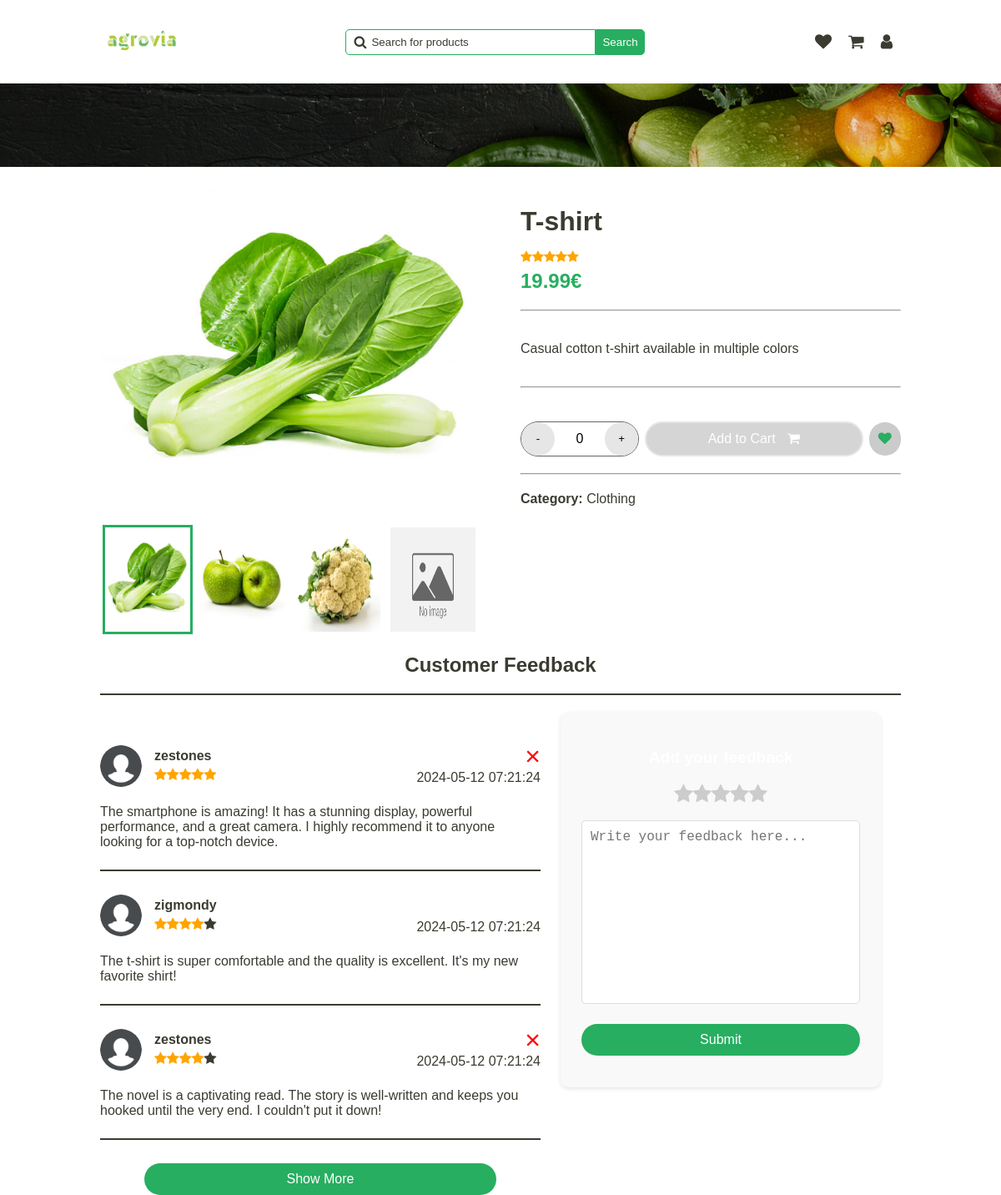
Before: /pages/announce-view.php?id=2 (signed in) with the older database file.
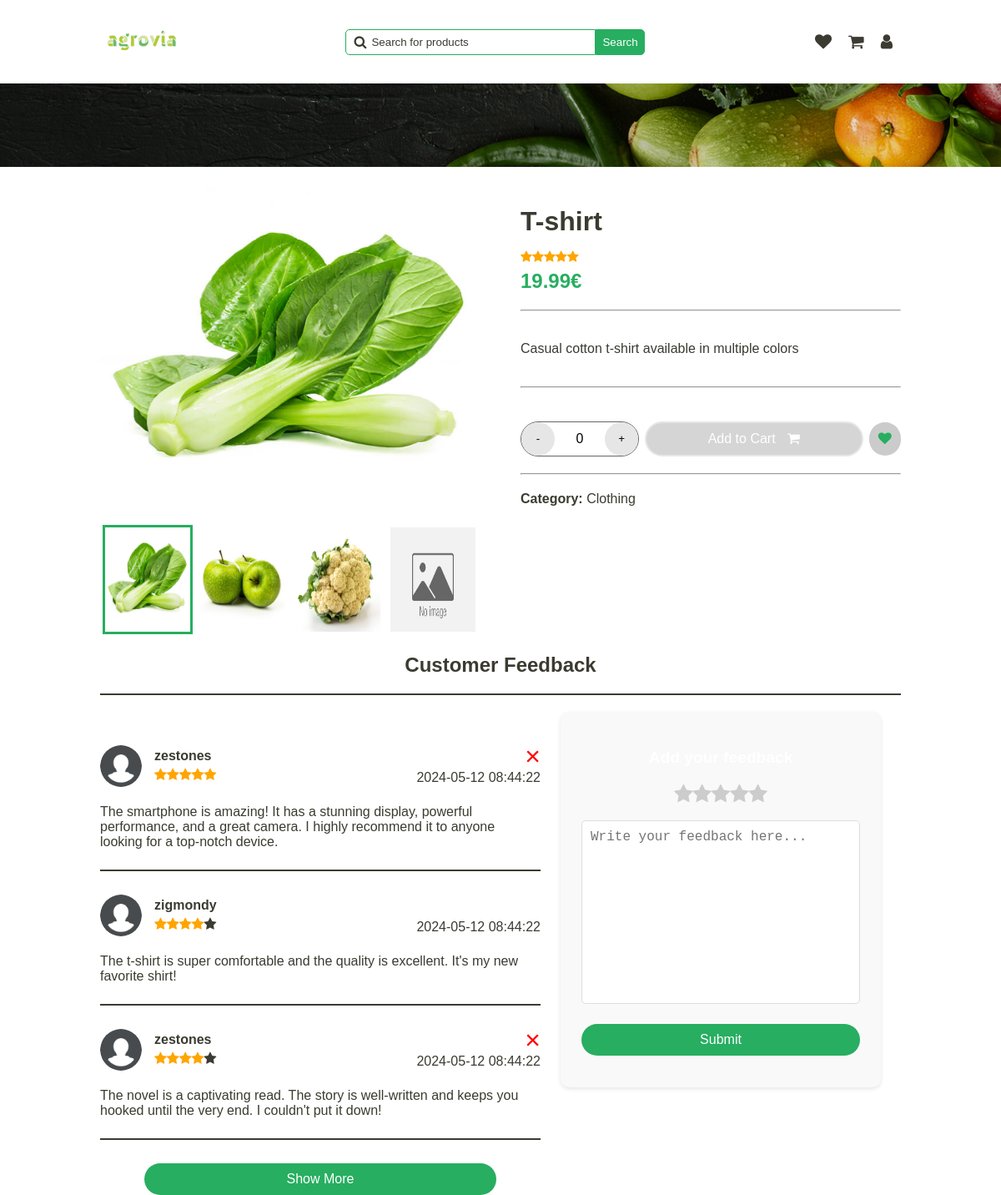
After: the same page with the newer database file.
### tables this page shows
CREATE TABLE Announce (
  id INTEGER PRIMARY KEY,
  id_category INTEGER,
  image TEXT,
  title TEXT,
  description TEXT,
  price FLOAT,
  quantity INTEGER,
  rating INTEGER,
  out_of_stock BOOLEAN,
  FOREIGN KEY (id_category) REFERENCES Category(id)
);

CREATE TABLE Category (
  id INTEGER PRIMARY KEY,
  name TEXT
);

CREATE TABLE AnnounceComment (
  id INTEGER PRIMARY KEY,
  announce_id INTEGER,
  user_id INTEGER,
  comment TEXT,
  rating INTEGER,
  date TIMESTAMP DEFAULT CURRENT_TIMESTAMP,
  FOREIGN KEY (announce_id) REFERENCES Announce(id),
  FOREIGN KEY (user_id) REFERENCES User(id)
);

CREATE TABLE User (
  id INTEGER PRIMARY KEY,
  firstname TEXT,
  lastname TEXT,
  email TEXT,
  username TEXT,
  icon TEXT,
  phone_number TEXT,
  password TEXT,
  is_admin INTEGER
);

### php/user.php (called while the page is built, shortened)
<?php
require '../php/pdo.php';
function get_user_by_id($id_user)
{
    global $pdo;
    $query = "SELECT * FROM User WHERE id = :id_user";
    $stmt = $pdo->prepare($query);
    $stmt->bindParam(':id_user', $id_user);
    $stmt->execute();
    $user = $stmt->fetch(PDO::FETCH_ASSOC);
    return $user;
}

### php/feedback.php (the view, shortened to what this page needs)
<?php
require "../php/pdo.php";
require "../php/user.php";
function get_feedback_by_announce_id($id_announce)
{
    global $pdo;
    $query = "SELECT * FROM AnnounceComment WHERE announce_id = :id_announce";
    $stmt = $pdo->prepare($query);
    $stmt->bindParam(':id_announce', $id_announce);
    $stmt->execute();
    $feedback = $stmt->fetchAll(PDO::FETCH_ASSOC);
    return $feedback;
}
function display_feedback($feedback)
{
    usort($feedback, function ($a, $b) {
        return strtotime($b['date']) - strtotime($a['date']);
    });
    foreach ($feedback as $comment) {
        $user = get_user_by_id($comment['user_id']);
        echo '<div class="feedback-item" id="feedback-' . $comment['id'] . '">';
        echo '<div class="user-infos">';
        echo '<img src="' . $user['icon'] . '" alt="' . $user['username'] . '">';
        echo '<div class="user-details">';
        echo '<div class="name">' . $user['username'] . '</div>';
        echo '<div class="rating">' . generate_star($comment['rating']) . '</div>';
        echo '</div>';
        echo '</div>';
        echo '<div class="message">';
        echo '<p>' . $comment['comment'] . '</p>';
        echo '</div>';
        if ($comment['user_id'] == $_SESSION['user_id']) {
            echo '<div class="delete-feedback" onclick="delete_feedback(' . $comment['id'] . ')">&times;</div>';
        }
        echo '<div class="date">';
        echo '<span>' . $comment['date'] . '</span>';
        echo '</div>';
        echo '<hr>';
        echo '</div>';
    }
}

### pages/announce-view.php (shortened to what this page needs)
<!DOCTYPE html>
<html lang="en">
<head>
    <link rel="stylesheet" href="../../styles/announce.css" onload="load_theme()">
    <link rel="stylesheet" href="../../styles/main-header.css">
    <link rel="stylesheet" href="../styles/alert.css">
    <link rel="stylesheet" href="https://cdnjs.cloudflare.com/ajax/libs/font-awesome/4.7.0/css/font-awesome.min.css">
</head>
<body>
    <header>
        <a href="../pages/home.php"><img src="../../assets/logo/agrovia-green.png" alt="logo"></a>
        <div class="search-bar">
            <span>
                <i class="fa fa-search"></i>
                <input type="text" name="search" id="search" placeholder="Search for products"
                    onkeydown="if(event.keyCode === 13) search()">
            </span>
            <button onclick="search()">Search</button>
        </div>
        <div class="user">
            <a href="../../pages/user/wishlist.html">
                <i class="fa fa-heart"></i>
            </a>
            <a href="../../pages/user/cart.html">
                <i class="fa fa-shopping-cart"></i>
            </a>
            <a href="../pages/dashboard.php">
                <i class="fa fa-user"></i>
            </a>
        </div>
    </header>
    <div class="separator-background"></div>
    <div class="main-container">
        <?php
        require "../php/announce.php";
        $announce = get_announce_by_id($_GET['id']);
        $category = get_announce_category($_GET['id']);
        $is_in_wishlist = is_announce_in_wish_list($_GET['id']);
        $is_in_cart = is_announce_in_cart($_GET['id']);
        ?>
        <section class="gallery">
            <?php
            display_gallery($_GET['id']);
            ?>
        </section>
        <section class="quick-view">
            <div class="main-infos">
                <h1><?php echo $announce['title'] ?></h1>
                <div class="rating"><?php echo generate_star($announce['rating']) ?></div>
                <div class="price"><?php echo $announce['price'] ?>€</div>
            </div>
            <hr>
            <div class="description">
                <p><?php echo $announce['description'] ?></p>
            </div>
            <hr>
            <div class="actions">
                <div class="manage-quantity">
                    <button class="increment" onclick="decrement_quantity()">-</button>
                    <span id="count">0</span>
                    <button class="decrement" onclick="increment_quantity()">+</button>
                </div>
                <button class="cart" id="button-cart-id" style="<?php if ($is_in_cart)
                    echo "background-color: rgba(45, 45, 45, 0.20); border: 2px solid var(--light-stroke); " ?>"
                        onclick="add_cart_item_by_id(<?php echo $_GET['id'] ?>)">
                    Add to Cart
                    <i class="fa fa-shopping-cart"></i>
                </button>
                <button class="wish" onclick="add_wishlist_item(<?php echo $_GET['id'] ?>)">
                    <i class="fa fa-heart" id="<?php echo $_GET['id'] ?>-wish-icon" style="<?php if ($is_in_wishlist)
                           echo "color: var(--secondary);" ?>"></i>
                    </button>
                </div>
                <hr>
                <div class="category">
                    <span>
                        <strong>Category:</strong>
                    <?php echo "<span>" . $category['name'] . "</span>" ?>
                </span>
            </div>
        </section>
    </div>
    <h2 class="title-feedback">Customer Feedback</h2>
    <hr class="feedback-separator">
    <div class="customer-feedback">
        <section class="feedback-section">
            <?php
            require "../php/feedback.php";
            $feedback = get_feedback_by_announce_id($_GET['id']);
            display_feedback($feedback);
            ?>
        </section>
        <section class="add-feedback">
            <h3>Add your feedback</h3>
            <div class="rating-stars">
                <i class='fa fa-star'></i>
                <i class='fa fa-star'></i>
                <i class='fa fa-star'></i>
                <i class='fa fa-star'></i>
                <i class='fa fa-star'></i>
            </div>
            <textarea name="feedback" id="feedback" cols="30" rows="10"
                placeholder="Write your feedback here..."></textarea>
            <button onclick="submit_feedback()">Submit</button>
        </section>
    </div>
</body>
</html>

### php/announce.php (shortened to what this page needs)
<?php
require '../php/pdo.php';
function generate_star($rating)
{
    $stars = "";
    for ($i = 0; $i < 5; $i++) {
        if ($i < $rating) {
            $stars .= "<i class='fa fa-star checked'></i>";
        } else {
            $stars .= "<i class='fa fa-star'></i>";
        }
    }
    return $stars;
}
function get_announce_by_id($id)
{
    global $pdo;
    $query = "SELECT * FROM Announce WHERE id = :id";
    $stmt = $pdo->prepare($query);
    $stmt->bindParam(':id', $id);
    $stmt->execute();
    $announce = $stmt->fetch(PDO::FETCH_ASSOC);
    return $announce;
}
function get_announce_category($id_announce)
{
    global $pdo;
    $query = 'SELECT * FROM Category WHERE id IN (SELECT id_category FROM Announce WHERE id = :id_announce)';
    $stmt = $pdo->prepare($query);
    $stmt->bindParam(':id_announce', $id_announce);
    $stmt->execute();
    $category = $stmt->fetch(PDO::FETCH_ASSOC);
    return $category;
}
function get_announce_images_by_id($id)
{
    global $pdo;
    $stmt = $pdo->prepare("SELECT image FROM AnnounceImage WHERE announce_id = ?");
    $stmt->bindParam(1, $id);
    $stmt->execute();
    $result = $stmt->fetchAll(PDO::FETCH_ASSOC);
    $images = array_column($result, 'image');
    return $images;
}
function is_announce_in_cart($id)
{
    global $pdo;
    $query = "SELECT * FROM UserSaved
              WHERE user_id = :user_id
              AND announce_id = :announce_id
              AND is_in_cart = 1
             ";
    $stmt = $pdo->prepare($query);
    $stmt->bindParam(':user_id', $_SESSION['user_id']);
    $stmt->bindParam(':announce_id', $id);
    $stmt->execute();
    $result = $stmt->fetch(PDO::FETCH_ASSOC);
    return $result !== false;
}
function is_announce_in_wish_list($annouce_id)
{
    global $pdo;
    $query = "SELECT * FROM UserSaved
              WHERE user_id = :user_id
              AND announce_id = :announce_id
              AND is_in_favourite = 1
             ";
    $stmt = $pdo->prepare($query);
    $stmt->bindParam(':user_id', $_SESSION['user_id']);
    $stmt->bindParam(':announce_id', $annouce_id);
    $stmt->execute();
    $result = $stmt->fetch(PDO::FETCH_ASSOC);
    return $result !== false;
}
function display_gallery($announce_id)
{
    $images = get_announce_images_by_id($announce_id);
    for ($i = 0; $i < 4; $i++) {
        $image_path = $images[$i];
        echo '<div class="gallery-item">';
        if ($image_path == '') {
            $image_path = "../public/no-image-available.jpg";
        }
        echo '<img class="gallery-img" src="' . $image_path . '" alt="" />';
        echo '<label for="img-' . ($i + 1) . '" class="gallery-thumb"><img src="' . $image_path . '" alt="" /></label>';
        echo '</div>';
    }
}
?>

### styles/main-header.css (style rules this page uses)
header { display: flex; justify-content: space-between; align-items: center; }
header a img { width: 100px; }
header .search-bar { display: flex; align-items: center; }
header .search-bar span { display: flex; align-items: center; position: relative; }
header .search-bar span i { position: absolute; left: 10px; color: var(--text); }
header .search-bar span input { padding: 7px; border: 1px solid var(--secondary); border-radius: 5px 0 0 5px; padding-left: 30px; min-width: 300px; }
header .search-bar span input::placeholder { color: var(--text); position: absolute; left: 30px; }
header .search-bar button { padding: 7px; border-radius: 0 5px 5px 0; background-color: var(--secondary); color: var(--white); border: 1px solid var(--secondary); cursor: pointer; }
header .user { display: flex; align-items: center; }
header .user a { text-decoration: none; padding: 10px; }
header .user a i { font-size: 20px; color: var(--text); }
.separator-background { background-image: url("../../assets/backgrounds/separator-background.png"); background-size: cover; background-position: center; background-repeat: no-repeat; width: 100%; height: 100px; position: absolute; left: 0; }

### styles/global.css (style rules this page uses)
.light-theme { --primary: rgba(255, 255, 255, 1); --secondary: rgba(39, 174, 96, 1); --tertiary: rgba(146, 227, 169, 1); --text: rgba(59, 59, 49, 1); --hover-color: rgba(200, 200, 200, 1); --white: rgba(255, 255, 255, 1); --dark: rgba(29, 29, 29, 1); --gray: rgba(102, 102, 102, 1); --error: rgba(255, 0, 0, 1); --light-hover-green: rgba(237, 242, 238, 1); --light-stroke: rgba(230, 230, 230, 1); }
* { box-sizing: border-box; }
body, body.dark-theme, body.light-theme { font-family: "Overpass", sans-serif; -webkit-font-smoothing: antialiased; -moz-osx-font-smoothing: grayscale; background-color: var(--primary); color: var(--text); width: 80%; margin: 0 auto; transition: background-color 0.3s ease, transform 0.5s cubic-bezier(0.68, -0.55, 0.27, 1.55); }
body { --primary: rgba(29, 29, 29, 1); --secondary: rgba(39, 174, 96, 1); --tertiary: rgba(146, 227, 169, 1); --text: rgba(210, 210, 210, 1); --hover-color: rgba(62, 62, 62, 1); --white: rgba(255, 255, 255, 1); --dark: rgba(29, 29, 29, 1); --gray: rgba(102, 102, 102, 1); --error: rgba(255, 0, 0, 1); --light-hover-green: rgba(237, 242, 238, 1); --light-stroke: rgba(230, 230, 230, 1); }

Changed rows visible on the page:
changed announcecomment (number 1 of 3 on the later page): date "2024-05-12 07:21:24" → "2024-05-12 08:44:22"
changed announcecomment "zigmondy": date "2024-05-12 07:21:24" → "2024-05-12 08:44:22"
changed announcecomment (number 3 of 3 on the later page): date "2024-05-12 07:21:24" → "2024-05-12 08:44:22"
